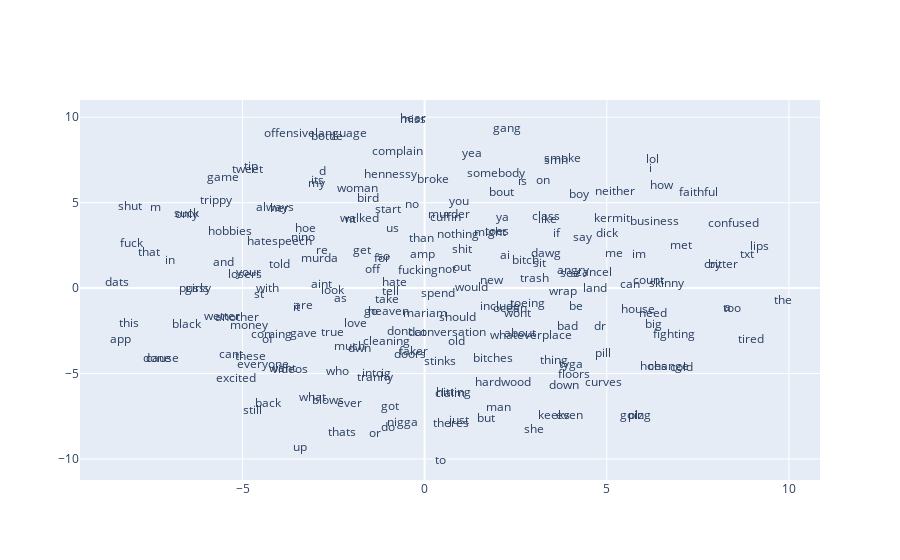

This figure's notebook cell:
### Code cell
from sklearn.decomposition import IncrementalPCA  
from sklearn.manifold import TSNE                 
import numpy as np                                  


def reduce_dimensions(model):
    num_dimensions = 2 


    vectors = np.asarray(model.wv.vectors)
    labels = np.asarray(model.wv.index_to_key) 

    tsne = TSNE(n_components=num_dimensions, random_state=0)
    vectors = tsne.fit_transform(vectors)

    x_vals = [v[0] for v in vectors]
    y_vals = [v[1] for v in vectors]
    return x_vals, y_vals, labels


x_vals, y_vals, labels = reduce_dimensions(model)

def plot_with_plotly(x_vals, y_vals, labels, plot_in_notebook=True):
    from plotly.offline import init_notebook_mode, iplot, plot
    import plotly.graph_objs as go

    trace = go.Scatter(x=x_vals, y=y_vals, mode='text', text=labels)
    data = [trace]

    if plot_in_notebook:
        init_notebook_mode(connected=True)
        iplot(data, filename='word-embedding-plot')
    else:
        plot(data, filename='word-embedding-plot.html')


def plot_with_matplotlib(x_vals, y_vals, labels):
    import matplotlib.pyplot as plt
    import random

    random.seed(0)

    plt.figure(autosize=True)
    plt.scatter(x_vals, y_vals)

    indices = list(range(len(labels)))
    selected_indices = random.sample(indices, 25)
    for i in selected_indices:
        plt.annotate(labels[i], (x_vals[i], y_vals[i]))

try:
    get_ipython()
except Exception:
    plot_function = plot_with_matplotlib
else:
    plot_function = plot_with_plotly

plot_function(x_vals, y_vals, labels)

### Figure 1 — Plotly figure (JSON) as saved in the notebook; plotly's stock layout.template omitted (floating-point values rounded to 4 significant figures; data arrays with more than 128 entries replaced by an {"elided": "..."} marker saying what was removed)
{"data": [{"mode": "text", "text": {"elided": "204 str values"}, "type": "scatter", "x": {"elided": "204 float values"}, "y": {"elided": "204 float values"}}], "layout": {}}
